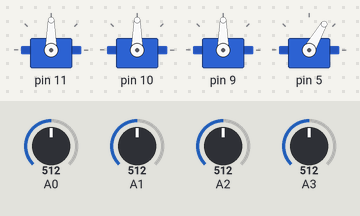
Bench run of a sketch on a simulated Arduino Uno, built with avr-gcc and run on an emulated ATmega328P. Parts: 4 × servo. The test bench sets the inputs (shaded band); at power-on: A0 = 512, A3 = 512, A1 = 512, A2 = 512.

Above: at 1.2 s.
1.3 s: A0 set to 311
2.8 s: A0 set to 285
At 3.26 s:
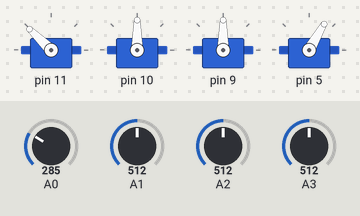
At 4.7 s:
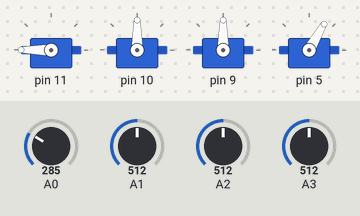
5.2 s: A3 set to 308
6.7 s: A3 set to 287
At 8.3 s:
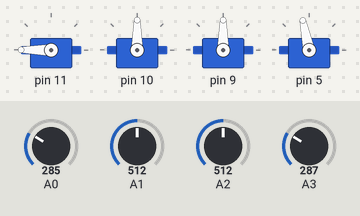
8.6 s: A1 set to 308
10.1 s: A1 set to 284
At 10.9 s:
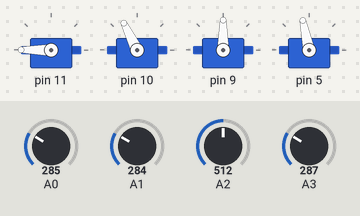
Timing chart, 0 to 12.8 s (numbered marks = the images above; inputs shaded):
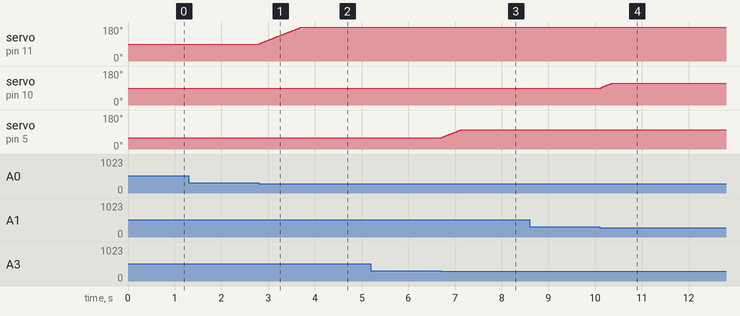

The sketch:

meArmJoyTest.ino
```cpp
#include <Servo.h>

const int SERVOS = 4;
const int ACC = 10; // the accurancy of the potentiometer value before idle starts counting
int PIN[SERVOS], value[SERVOS], idle[SERVOS], currentAngle[SERVOS], MIN[SERVOS], MAX[SERVOS], INITANGLE[SERVOS], previousAngle[SERVOS], ANA[SERVOS];
Servo myservo[SERVOS];

void setup()   {

  //Middle Servo
  PIN[0] = 11;          // pin to attach servo
  MIN[0] = 10;           // minimal angle of this servo based on mechanic structure
  MAX[0] = 179;         // maximum angle of this servo based on mechanic structure
  INITANGLE[0] = 90;    // initial angle at start up
  ANA[0] = 0;
  //Left Side
  PIN[1] = 10;
  MIN[1] = 10;
  MAX[1] = 115;
  INITANGLE[1] = 90;
  ANA[1] = 1;
  //Right Side
  PIN[2] = 9;
  MIN[2] = 40;
  MAX[2] = 170;
  INITANGLE[2] = 90;
  ANA[2] = 2;
  //Claw Servo
  PIN[3] = 5;
  MIN[3] = 10;
  MAX[3] = 102;
  INITANGLE[3] = 60;
  ANA[3] = 3;

  for (int i = 0; i < SERVOS; i++) {
    myservo[i].attach(PIN[i]);
    myservo[i].write(INITANGLE[i]);
    value[i] = 0;
    idle[i] = 0;
    previousAngle[i] = INITANGLE[i];
  }
}

void loop() {
  for (int i = 0; i < SERVOS; i++) {
    value[i] = analogRead(ANA[i]);
    currentAngle[i] = myservo[i].read();

    if (value[i] > 800) {
      idle[i] = 0;
      if (currentAngle[i] > MIN[i]) currentAngle[i] -= 2;
      if (!myservo[i].attached()) {
        myservo[i].attach(PIN[i]);
      }
      myservo[i].write(currentAngle[i]);
    } else if (value[i] < 300) {
      idle[i] = 0;
      if (currentAngle[i] < MAX[i]) currentAngle[i] += 2;
      if (!myservo[i].attached()) {
        myservo[i].attach(PIN[i]);
      }
      myservo[i].write(currentAngle[i]);
    } else {
      ++idle[i];
    }
  }
  if (idle[3] > 100) {
    myservo[3].detach();
    idle[3] = 0;
  }

  delay(20); // Delay function to slow movement of arm down
}
```

Measured:
- the behaviour switches between 300 and 299 on A0 (found by bisection; images 0 and 1)
- the behaviour switches between 300 and 299 on A3 (found by bisection; images 2 and 3)
- the behaviour switches between 300 and 299 on A1 (found by bisection; images 3 and 4)
- after the input at 1.3 s, every drawn part: stays the same
- after the input at 2.8 s, servo on pin 11: moves from 90° to 180° over 0.90 s, starting at once
- after the input at 5.2 s, every drawn part: stays the same
- after the input at 6.7 s, servo on pin 5: moves from 60° to 102° over 0.41 s, starting at once
- after the input at 8.6 s, every drawn part: stays the same
- after the input at 10.1 s, servo on pin 10: moves from 90° to 116° over 0.25 s, starting at once
